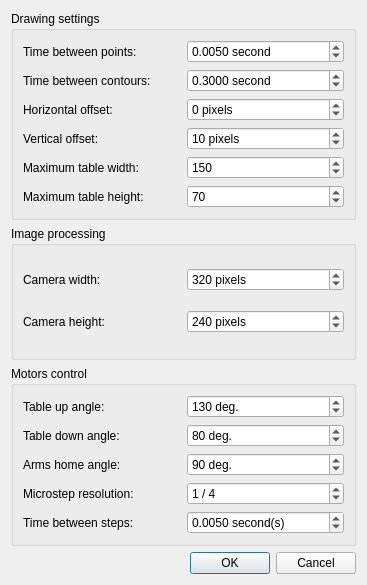
<?xml version="1.0" encoding="UTF-8"?>
<ui version="4.0">
 <class>Configuration</class>
 <widget class="QDialog" name="Configuration">
  <property name="geometry">
   <rect>
    <x>0</x>
    <y>0</y>
    <width>367</width>
    <height>585</height>
   </rect>
  </property>
  <property name="windowTitle">
   <string>Configuration</string>
  </property>
  <layout class="QVBoxLayout" name="verticalLayout">
   <item>
    <widget class="QGroupBox" name="drawing_controls_box">
     <property name="title">
      <string>Drawing settings</string>
     </property>
     <layout class="QVBoxLayout" name="verticalLayout_3">
      <item>
       <layout class="QHBoxLayout" name="time_points_Layout" stretch="0,0">
        <item>
         <widget class="QLabel" name="time_points_label">
          <property name="text">
           <string>Time between points:</string>
          </property>
         </widget>
        </item>
        <item>
         <widget class="QDoubleSpinBox" name="time_points_value">
          <property name="suffix">
           <string> second</string>
          </property>
          <property name="decimals">
           <number>4</number>
          </property>
          <property name="minimum">
           <double>0.000100000000000</double>
          </property>
          <property name="maximum">
           <double>1.000000000000000</double>
          </property>
          <property name="singleStep">
           <double>0.000100000000000</double>
          </property>
          <property name="value">
           <double>0.005000000000000</double>
          </property>
         </widget>
        </item>
       </layout>
      </item>
      <item>
       <layout class="QHBoxLayout" name="time_contours_Layout" stretch="0,0">
        <item>
         <widget class="QLabel" name="time_contours_label">
          <property name="text">
           <string>Time between contours:</string>
          </property>
         </widget>
        </item>
        <item>
         <widget class="QDoubleSpinBox" name="time_contours_value">
          <property name="suffix">
           <string> second</string>
          </property>
          <property name="decimals">
           <number>4</number>
          </property>
          <property name="minimum">
           <double>0.000100000000000</double>
          </property>
          <property name="maximum">
           <double>1.000000000000000</double>
          </property>
          <property name="singleStep">
           <double>0.000100000000000</double>
          </property>
          <property name="value">
           <double>0.300000000000000</double>
          </property>
         </widget>
        </item>
       </layout>
      </item>
      <item>
       <layout class="QHBoxLayout" name="x_offset_Layout" stretch="0,0">
        <item>
         <widget class="QLabel" name="x_offset_label">
          <property name="text">
           <string>Horizontal offset:</string>
          </property>
         </widget>
        </item>
        <item>
         <widget class="QSpinBox" name="x_offset_value">
          <property name="suffix">
           <string> pixels</string>
          </property>
          <property name="prefix">
           <string/>
          </property>
          <property name="minimum">
           <number>-50</number>
          </property>
          <property name="maximum">
           <number>50</number>
          </property>
         </widget>
        </item>
       </layout>
      </item>
      <item>
       <layout class="QHBoxLayout" name="y_offset_Layout" stretch="0,0">
        <item>
         <widget class="QLabel" name="y_offset_label">
          <property name="text">
           <string>Vertical offset:</string>
          </property>
         </widget>
        </item>
        <item>
         <widget class="QSpinBox" name="y_offset_value">
          <property name="suffix">
           <string> pixels</string>
          </property>
          <property name="minimum">
           <number>-50</number>
          </property>
          <property name="maximum">
           <number>50</number>
          </property>
          <property name="value">
           <number>10</number>
          </property>
         </widget>
        </item>
       </layout>
      </item>
      <item>
       <layout class="QHBoxLayout" name="max_width_Layout" stretch="0,0">
        <item>
         <widget class="QLabel" name="max_width_label">
          <property name="text">
           <string>Maximum table width:</string>
          </property>
         </widget>
        </item>
        <item>
         <widget class="QSpinBox" name="max_width_value">
          <property name="minimum">
           <number>1</number>
          </property>
          <property name="maximum">
           <number>500</number>
          </property>
          <property name="value">
           <number>150</number>
          </property>
         </widget>
        </item>
       </layout>
      </item>
      <item>
       <layout class="QHBoxLayout" name="max_height_Layout" stretch="0,0">
        <item>
         <widget class="QLabel" name="max_height_label">
          <property name="text">
           <string>Maximum table height:</string>
          </property>
         </widget>
        </item>
        <item>
         <widget class="QSpinBox" name="max_height_value">
          <property name="minimum">
           <number>1</number>
          </property>
          <property name="maximum">
           <number>500</number>
          </property>
          <property name="value">
           <number>70</number>
          </property>
         </widget>
        </item>
       </layout>
      </item>
     </layout>
    </widget>
   </item>
   <item>
    <widget class="QGroupBox" name="image_proc_box">
     <property name="title">
      <string>Image processing</string>
     </property>
     <layout class="QVBoxLayout" name="verticalLayout_6">
      <item>
       <layout class="QHBoxLayout" name="cam_width_Layout" stretch="0,0">
        <item>
         <widget class="QLabel" name="cam_width_label">
          <property name="text">
           <string>Camera width:</string>
          </property>
         </widget>
        </item>
        <item>
         <widget class="QSpinBox" name="cam_width_value">
          <property name="suffix">
           <string> pixels</string>
          </property>
          <property name="minimum">
           <number>1</number>
          </property>
          <property name="maximum">
           <number>2000</number>
          </property>
          <property name="value">
           <number>320</number>
          </property>
         </widget>
        </item>
       </layout>
      </item>
      <item>
       <layout class="QHBoxLayout" name="cam_height_Layout" stretch="0,0">
        <item>
         <widget class="QLabel" name="cam_height_label">
          <property name="text">
           <string>Camera height:</string>
          </property>
         </widget>
        </item>
        <item>
         <widget class="QSpinBox" name="cam_height_value">
          <property name="suffix">
           <string> pixels</string>
          </property>
          <property name="minimum">
           <number>1</number>
          </property>
          <property name="maximum">
           <number>2000</number>
          </property>
          <property name="value">
           <number>240</number>
          </property>
         </widget>
        </item>
       </layout>
      </item>
     </layout>
    </widget>
   </item>
   <item>
    <widget class="QGroupBox" name="motors_controls_box">
     <property name="title">
      <string>Motors control</string>
     </property>
     <layout class="QVBoxLayout" name="verticalLayout_7">
      <item>
       <layout class="QHBoxLayout" name="up_table_Layout" stretch="0,0">
        <item>
         <widget class="QLabel" name="up_table_label">
          <property name="text">
           <string>Table up angle:</string>
          </property>
         </widget>
        </item>
        <item>
         <widget class="QSpinBox" name="up_angle_value">
          <property name="suffix">
           <string> deg.</string>
          </property>
          <property name="minimum">
           <number>0</number>
          </property>
          <property name="maximum">
           <number>180</number>
          </property>
          <property name="value">
           <number>130</number>
          </property>
         </widget>
        </item>
       </layout>
      </item>
      <item>
       <layout class="QHBoxLayout" name="down_table_Layout" stretch="0,0">
        <item>
         <widget class="QLabel" name="down_table_label">
          <property name="text">
           <string>Table down angle:</string>
          </property>
         </widget>
        </item>
        <item>
         <widget class="QSpinBox" name="down_angle_value">
          <property name="suffix">
           <string> deg.</string>
          </property>
          <property name="minimum">
           <number>0</number>
          </property>
          <property name="maximum">
           <number>180</number>
          </property>
          <property name="value">
           <number>80</number>
          </property>
         </widget>
        </item>
       </layout>
      </item>
      <item>
       <layout class="QHBoxLayout" name="home_angle_Layout" stretch="0,0">
        <item>
         <widget class="QLabel" name="home_angle_label">
          <property name="text">
           <string>Arms home angle:</string>
          </property>
         </widget>
        </item>
        <item>
         <widget class="QSpinBox" name="home_angle_value">
          <property name="suffix">
           <string> deg.</string>
          </property>
          <property name="minimum">
           <number>0</number>
          </property>
          <property name="maximum">
           <number>180</number>
          </property>
          <property name="value">
           <number>90</number>
          </property>
         </widget>
        </item>
       </layout>
      </item>
      <item>
       <layout class="QHBoxLayout" name="resolution_Layout" stretch="0,0">
        <item>
         <widget class="QLabel" name="resolution_label">
          <property name="text">
           <string>Microstep resolution:</string>
          </property>
         </widget>
        </item>
        <item>
         <widget class="QSpinBox" name="resolution_value">
          <property name="prefix">
           <string>1 / </string>
          </property>
          <property name="minimum">
           <number>1</number>
          </property>
          <property name="maximum">
           <number>32</number>
          </property>
          <property name="value">
           <number>4</number>
          </property>
         </widget>
        </item>
       </layout>
      </item>
      <item>
       <layout class="QHBoxLayout" name="time_steps_Layout" stretch="0,0">
        <item>
         <widget class="QLabel" name="time_steps_label">
          <property name="text">
           <string>Time between steps:</string>
          </property>
         </widget>
        </item>
        <item>
         <widget class="QDoubleSpinBox" name="time_steps_value">
          <property name="suffix">
           <string> second(s)</string>
          </property>
          <property name="decimals">
           <number>4</number>
          </property>
          <property name="minimum">
           <double>0.000100000000000</double>
          </property>
          <property name="maximum">
           <double>2.000000000000000</double>
          </property>
          <property name="singleStep">
           <double>0.000100000000000</double>
          </property>
          <property name="value">
           <double>0.005000000000000</double>
          </property>
         </widget>
        </item>
       </layout>
      </item>
     </layout>
    </widget>
   </item>
   <item>
    <layout class="QHBoxLayout" name="buttons_Layout">
     <item>
      <spacer name="horizontalSpacer">
       <property name="orientation">
        <enum>Qt::Horizontal</enum>
       </property>
       <property name="sizeHint" stdset="0">
        <size>
         <width>40</width>
         <height>20</height>
        </size>
       </property>
      </spacer>
     </item>
     <item>
      <widget class="QDialogButtonBox" name="dialog_buttons">
       <property name="orientation">
        <enum>Qt::Horizontal</enum>
       </property>
       <property name="standardButtons">
        <set>QDialogButtonBox::Cancel|QDialogButtonBox::Ok</set>
       </property>
      </widget>
     </item>
    </layout>
   </item>
  </layout>
 </widget>
 <resources/>
 <connections>
  <connection>
   <sender>dialog_buttons</sender>
   <signal>accepted()</signal>
   <receiver>Configuration</receiver>
   <slot>accept()</slot>
   <hints>
    <hint type="sourcelabel">
     <x>248</x>
     <y>254</y>
    </hint>
    <hint type="destinationlabel">
     <x>157</x>
     <y>274</y>
    </hint>
   </hints>
  </connection>
  <connection>
   <sender>dialog_buttons</sender>
   <signal>rejected()</signal>
   <receiver>Configuration</receiver>
   <slot>reject()</slot>
   <hints>
    <hint type="sourcelabel">
     <x>316</x>
     <y>260</y>
    </hint>
    <hint type="destinationlabel">
     <x>286</x>
     <y>274</y>
    </hint>
   </hints>
  </connection>
 </connections>
</ui>
